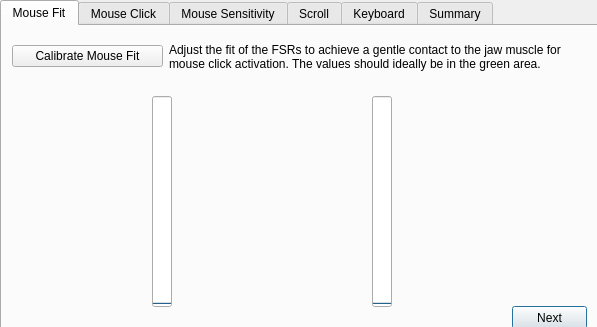
<?xml version="1.0" encoding="UTF-8"?>
<ui version="4.0">
 <class>Dialog</class>
 <widget class="QDialog" name="Dialog">
  <property name="geometry">
   <rect>
    <x>0</x>
    <y>0</y>
    <width>597</width>
    <height>327</height>
   </rect>
  </property>
  <property name="windowTitle">
   <string>EFFENDI Calibrate</string>
  </property>
  <property name="windowIcon">
   <iconset>
    <normaloff>effendi_logo_v3.ico</normaloff>effendi_logo_v3.ico</iconset>
  </property>
  <widget class="QTabWidget" name="tabWidget">
   <property name="geometry">
    <rect>
     <x>0</x>
     <y>0</y>
     <width>601</width>
     <height>331</height>
    </rect>
   </property>
   <property name="currentIndex">
    <number>0</number>
   </property>
   <widget class="QWidget" name="tab">
    <attribute name="title">
     <string>Mouse Fit</string>
    </attribute>
    <widget class="QPushButton" name="pushButton_next_mouse_fit">
     <property name="geometry">
      <rect>
       <x>510</x>
       <y>280</y>
       <width>75</width>
       <height>23</height>
      </rect>
     </property>
     <property name="text">
      <string>Next</string>
     </property>
    </widget>
    <widget class="QProgressBar" name="progressBar_fsr_mouse_left">
     <property name="geometry">
      <rect>
       <x>150</x>
       <y>70</y>
       <width>20</width>
       <height>211</height>
      </rect>
     </property>
     <property name="maximum">
      <number>200</number>
     </property>
     <property name="value">
      <number>0</number>
     </property>
     <property name="textVisible">
      <bool>false</bool>
     </property>
     <property name="orientation">
      <enum>Qt::Vertical</enum>
     </property>
     <property name="invertedAppearance">
      <bool>false</bool>
     </property>
    </widget>
    <widget class="QWidget" name="horizontalLayoutWidget_4">
     <property name="geometry">
      <rect>
       <x>10</x>
       <y>10</y>
       <width>571</width>
       <height>41</height>
      </rect>
     </property>
     <layout class="QHBoxLayout" name="horizontalLayout_4">
      <item>
       <widget class="QPushButton" name="pushButton_calibrate_mouse_fit">
        <property name="maximumSize">
         <size>
          <width>151</width>
          <height>16777215</height>
         </size>
        </property>
        <property name="text">
         <string>Calibrate Mouse Fit</string>
        </property>
       </widget>
      </item>
      <item>
       <widget class="QLabel" name="label_19">
        <property name="text">
         <string>Adjust the fit of the FSRs to achieve a gentle contact to the jaw muscle for mouse click activation. The values should ideally be in the green area.</string>
        </property>
        <property name="wordWrap">
         <bool>true</bool>
        </property>
       </widget>
      </item>
     </layout>
    </widget>
    <widget class="QProgressBar" name="progressBar_fsr_mouse_right">
     <property name="geometry">
      <rect>
       <x>370</x>
       <y>70</y>
       <width>20</width>
       <height>211</height>
      </rect>
     </property>
     <property name="maximum">
      <number>200</number>
     </property>
     <property name="value">
      <number>0</number>
     </property>
     <property name="textVisible">
      <bool>false</bool>
     </property>
     <property name="orientation">
      <enum>Qt::Vertical</enum>
     </property>
     <property name="invertedAppearance">
      <bool>false</bool>
     </property>
    </widget>
    <widget class="QLabel" name="label_20">
     <property name="geometry">
      <rect>
       <x>200</x>
       <y>70</y>
       <width>141</width>
       <height>211</height>
      </rect>
     </property>
     <property name="text">
      <string/>
     </property>
     <property name="pixmap">
      <pixmap>Mouse_Fit.svg</pixmap>
     </property>
     <property name="scaledContents">
      <bool>true</bool>
     </property>
     <property name="wordWrap">
      <bool>false</bool>
     </property>
    </widget>
   </widget>
   <widget class="QWidget" name="mouse_click">
    <attribute name="title">
     <string>Mouse Click</string>
    </attribute>
    <widget class="PlotWidget" name="graphWidget_mouse" native="true">
     <property name="geometry">
      <rect>
       <x>10</x>
       <y>70</y>
       <width>571</width>
       <height>201</height>
      </rect>
     </property>
    </widget>
    <widget class="QPushButton" name="pushButton_next_mouse_click">
     <property name="geometry">
      <rect>
       <x>510</x>
       <y>280</y>
       <width>75</width>
       <height>23</height>
      </rect>
     </property>
     <property name="text">
      <string>Next</string>
     </property>
    </widget>
    <widget class="QWidget" name="horizontalLayoutWidget">
     <property name="geometry">
      <rect>
       <x>10</x>
       <y>10</y>
       <width>581</width>
       <height>41</height>
      </rect>
     </property>
     <layout class="QHBoxLayout" name="horizontalLayout">
      <item>
       <widget class="QPushButton" name="pushButton_calibrate_mouse_press">
        <property name="sizePolicy">
         <sizepolicy hsizetype="Preferred" vsizetype="Fixed">
          <horstretch>0</horstretch>
          <verstretch>0</verstretch>
         </sizepolicy>
        </property>
        <property name="maximumSize">
         <size>
          <width>16777215</width>
          <height>16777215</height>
         </size>
        </property>
        <property name="text">
         <string>Calibrate Mouse Click</string>
        </property>
       </widget>
      </item>
      <item>
       <widget class="QPushButton" name="pushButton_export_mouse">
        <property name="enabled">
         <bool>false</bool>
        </property>
        <property name="sizePolicy">
         <sizepolicy hsizetype="Fixed" vsizetype="Fixed">
          <horstretch>0</horstretch>
          <verstretch>0</verstretch>
         </sizepolicy>
        </property>
        <property name="maximumSize">
         <size>
          <width>23</width>
          <height>23</height>
         </size>
        </property>
        <property name="text">
         <string/>
        </property>
        <property name="icon">
         <iconset>
          <normaloff>Export.png</normaloff>Export.png</iconset>
        </property>
       </widget>
      </item>
      <item>
       <widget class="QLabel" name="label_2">
        <property name="enabled">
         <bool>true</bool>
        </property>
        <property name="sizePolicy">
         <sizepolicy hsizetype="Fixed" vsizetype="Fixed">
          <horstretch>0</horstretch>
          <verstretch>0</verstretch>
         </sizepolicy>
        </property>
        <property name="minimumSize">
         <size>
          <width>422</width>
          <height>0</height>
         </size>
        </property>
        <property name="maximumSize">
         <size>
          <width>16777215</width>
          <height>16777215</height>
         </size>
        </property>
        <property name="baseSize">
         <size>
          <width>0</width>
          <height>0</height>
         </size>
        </property>
        <property name="text">
         <string>A mouse click is triggered by activating the jaw muscle. To calibrate a mouse press, please activate your jaw in a comfortable manner that shall then simulate a mouse click.</string>
        </property>
        <property name="wordWrap">
         <bool>true</bool>
        </property>
       </widget>
      </item>
     </layout>
    </widget>
    <widget class="QLabel" name="label_46">
     <property name="geometry">
      <rect>
       <x>360</x>
       <y>280</y>
       <width>101</width>
       <height>20</height>
      </rect>
     </property>
     <property name="text">
      <string>Standard Deviation: </string>
     </property>
    </widget>
    <widget class="QLabel" name="label_mouse_trigger">
     <property name="geometry">
      <rect>
       <x>210</x>
       <y>280</y>
       <width>41</width>
       <height>20</height>
      </rect>
     </property>
     <property name="text">
      <string/>
     </property>
    </widget>
    <widget class="QLabel" name="label_50">
     <property name="geometry">
      <rect>
       <x>170</x>
       <y>280</y>
       <width>41</width>
       <height>20</height>
      </rect>
     </property>
     <property name="text">
      <string>Trigger:</string>
     </property>
    </widget>
    <widget class="QLabel" name="label_49">
     <property name="geometry">
      <rect>
       <x>260</x>
       <y>280</y>
       <width>41</width>
       <height>20</height>
      </rect>
     </property>
     <property name="text">
      <string>Release:</string>
     </property>
    </widget>
    <widget class="QComboBox" name="comboBox_mouse_calibration_time">
     <property name="geometry">
      <rect>
       <x>110</x>
       <y>280</y>
       <width>41</width>
       <height>22</height>
      </rect>
     </property>
     <item>
      <property name="text">
       <string>10</string>
      </property>
     </item>
     <item>
      <property name="text">
       <string>20</string>
      </property>
     </item>
     <item>
      <property name="text">
       <string>30</string>
      </property>
     </item>
     <item>
      <property name="text">
       <string>60</string>
      </property>
     </item>
    </widget>
    <widget class="QLabel" name="label_45">
     <property name="geometry">
      <rect>
       <x>10</x>
       <y>280</y>
       <width>101</width>
       <height>20</height>
      </rect>
     </property>
     <property name="text">
      <string>Calibration time [s]:</string>
     </property>
    </widget>
    <widget class="QLabel" name="label_mouse_std">
     <property name="geometry">
      <rect>
       <x>460</x>
       <y>280</y>
       <width>41</width>
       <height>20</height>
      </rect>
     </property>
     <property name="text">
      <string/>
     </property>
    </widget>
    <widget class="QLabel" name="label_mouse_release">
     <property name="geometry">
      <rect>
       <x>310</x>
       <y>280</y>
       <width>41</width>
       <height>20</height>
      </rect>
     </property>
     <property name="text">
      <string/>
     </property>
    </widget>
    <widget class="QProgressBar" name="progressBar_mouse_click">
     <property name="geometry">
      <rect>
       <x>10</x>
       <y>50</y>
       <width>571</width>
       <height>10</height>
      </rect>
     </property>
     <property name="value">
      <number>0</number>
     </property>
     <property name="textVisible">
      <bool>false</bool>
     </property>
    </widget>
   </widget>
   <widget class="QWidget" name="mouse_sensitivity">
    <attribute name="title">
     <string>Mouse Sensitivity</string>
    </attribute>
    <widget class="QPushButton" name="pushButton_next_mouse_sensitivity">
     <property name="geometry">
      <rect>
       <x>510</x>
       <y>280</y>
       <width>75</width>
       <height>23</height>
      </rect>
     </property>
     <property name="text">
      <string>Next</string>
     </property>
    </widget>
    <widget class="QLabel" name="label_5">
     <property name="geometry">
      <rect>
       <x>130</x>
       <y>50</y>
       <width>321</width>
       <height>241</height>
      </rect>
     </property>
     <property name="text">
      <string/>
     </property>
     <property name="pixmap">
      <pixmap>Monitor.png</pixmap>
     </property>
     <property name="scaledContents">
      <bool>true</bool>
     </property>
    </widget>
    <widget class="QWidget" name="verticalLayoutWidget">
     <property name="geometry">
      <rect>
       <x>30</x>
       <y>220</y>
       <width>101</width>
       <height>34</height>
      </rect>
     </property>
     <layout class="QVBoxLayout" name="verticalLayout">
      <item>
       <widget class="QLabel" name="label_9">
        <property name="text">
         <string>Min Value:</string>
        </property>
       </widget>
      </item>
      <item>
       <widget class="QLabel" name="label_min_values">
        <property name="text">
         <string>(x_min, y_min)</string>
        </property>
       </widget>
      </item>
     </layout>
    </widget>
    <widget class="QWidget" name="verticalLayoutWidget_2">
     <property name="geometry">
      <rect>
       <x>470</x>
       <y>50</y>
       <width>101</width>
       <height>34</height>
      </rect>
     </property>
     <layout class="QVBoxLayout" name="verticalLayout_2">
      <item>
       <widget class="QLabel" name="label_14">
        <property name="text">
         <string>Max Value:</string>
        </property>
       </widget>
      </item>
      <item>
       <widget class="QLabel" name="label_max_values">
        <property name="text">
         <string>(x_max, y_max)</string>
        </property>
       </widget>
      </item>
     </layout>
    </widget>
    <widget class="QWidget" name="horizontalLayoutWidget_2">
     <property name="geometry">
      <rect>
       <x>10</x>
       <y>10</y>
       <width>571</width>
       <height>41</height>
      </rect>
     </property>
     <layout class="QHBoxLayout" name="horizontalLayout_2">
      <item>
       <widget class="QPushButton" name="pushButton_calibrate_mouse_sensitivity">
        <property name="maximumSize">
         <size>
          <width>151</width>
          <height>16777215</height>
         </size>
        </property>
        <property name="text">
         <string>Calibrate Mouse Sensitivity</string>
        </property>
       </widget>
      </item>
      <item>
       <widget class="QLabel" name="label_15">
        <property name="text">
         <string>Turn your head to the bottom left corner and trigger a mouse click. Then do the same with the upper right corner.</string>
        </property>
        <property name="wordWrap">
         <bool>true</bool>
        </property>
       </widget>
      </item>
     </layout>
    </widget>
   </widget>
   <widget class="QWidget" name="scroll">
    <attribute name="title">
     <string>Scroll</string>
    </attribute>
    <widget class="QWidget" name="horizontalLayoutWidget_7">
     <property name="geometry">
      <rect>
       <x>10</x>
       <y>10</y>
       <width>571</width>
       <height>41</height>
      </rect>
     </property>
     <layout class="QHBoxLayout" name="horizontalLayout_7">
      <item>
       <widget class="QPushButton" name="pushButton_calibrate_scroll">
        <property name="maximumSize">
         <size>
          <width>151</width>
          <height>16777215</height>
         </size>
        </property>
        <property name="text">
         <string>Calibrate Scroll</string>
        </property>
       </widget>
      </item>
      <item>
       <widget class="QLabel" name="label_33">
        <property name="text">
         <string>Roll you head to the left in a comfortable manner and trigger a mouse click. Then roll your head to the right and click again.</string>
        </property>
        <property name="wordWrap">
         <bool>true</bool>
        </property>
       </widget>
      </item>
     </layout>
    </widget>
    <widget class="QLabel" name="label_36">
     <property name="geometry">
      <rect>
       <x>130</x>
       <y>50</y>
       <width>321</width>
       <height>241</height>
      </rect>
     </property>
     <property name="text">
      <string/>
     </property>
     <property name="pixmap">
      <pixmap>Scroll.png</pixmap>
     </property>
     <property name="scaledContents">
      <bool>true</bool>
     </property>
    </widget>
    <widget class="QWidget" name="horizontalLayoutWidget_8">
     <property name="geometry">
      <rect>
       <x>10</x>
       <y>140</y>
       <width>133</width>
       <height>31</height>
      </rect>
     </property>
     <layout class="QHBoxLayout" name="horizontalLayout_8">
      <item>
       <widget class="QLabel" name="label_34">
        <property name="text">
         <string>Roll Left:</string>
        </property>
       </widget>
      </item>
      <item>
       <widget class="QLabel" name="label_scroll_up">
        <property name="text">
         <string>(trigger, release)</string>
        </property>
       </widget>
      </item>
     </layout>
    </widget>
    <widget class="QWidget" name="horizontalLayoutWidget_9">
     <property name="geometry">
      <rect>
       <x>450</x>
       <y>140</y>
       <width>141</width>
       <height>31</height>
      </rect>
     </property>
     <layout class="QHBoxLayout" name="horizontalLayout_9">
      <item>
       <widget class="QLabel" name="label_35">
        <property name="text">
         <string>Roll Right:</string>
        </property>
       </widget>
      </item>
      <item>
       <widget class="QLabel" name="label_scroll_down">
        <property name="text">
         <string>(trigger, release)</string>
        </property>
       </widget>
      </item>
     </layout>
    </widget>
    <widget class="QPushButton" name="pushButton_next_scroll">
     <property name="geometry">
      <rect>
       <x>510</x>
       <y>280</y>
       <width>75</width>
       <height>23</height>
      </rect>
     </property>
     <property name="text">
      <string>Next</string>
     </property>
    </widget>
   </widget>
   <widget class="QWidget" name="keyboard">
    <attribute name="title">
     <string>Keyboard</string>
    </attribute>
    <widget class="PlotWidget" name="graphWidget_keyboard" native="true">
     <property name="geometry">
      <rect>
       <x>10</x>
       <y>70</y>
       <width>571</width>
       <height>201</height>
      </rect>
     </property>
    </widget>
    <widget class="QPushButton" name="pushButton_next_keyboard">
     <property name="geometry">
      <rect>
       <x>510</x>
       <y>280</y>
       <width>75</width>
       <height>23</height>
      </rect>
     </property>
     <property name="text">
      <string>Next</string>
     </property>
    </widget>
    <widget class="QWidget" name="horizontalLayoutWidget_3">
     <property name="geometry">
      <rect>
       <x>10</x>
       <y>10</y>
       <width>571</width>
       <height>41</height>
      </rect>
     </property>
     <layout class="QHBoxLayout" name="horizontalLayout_3">
      <item>
       <widget class="QPushButton" name="pushButton_calibrate_keyboard">
        <property name="maximumSize">
         <size>
          <width>151</width>
          <height>16777215</height>
         </size>
        </property>
        <property name="text">
         <string>Calibrate Keyboard</string>
        </property>
       </widget>
      </item>
      <item>
       <widget class="QPushButton" name="pushButton_export_keyboard">
        <property name="enabled">
         <bool>false</bool>
        </property>
        <property name="sizePolicy">
         <sizepolicy hsizetype="Fixed" vsizetype="Fixed">
          <horstretch>0</horstretch>
          <verstretch>0</verstretch>
         </sizepolicy>
        </property>
        <property name="maximumSize">
         <size>
          <width>23</width>
          <height>23</height>
         </size>
        </property>
        <property name="text">
         <string/>
        </property>
        <property name="icon">
         <iconset>
          <normaloff>Export.png</normaloff>Export.png</iconset>
        </property>
       </widget>
      </item>
      <item>
       <widget class="QLabel" name="label_16">
        <property name="sizePolicy">
         <sizepolicy hsizetype="Fixed" vsizetype="Preferred">
          <horstretch>0</horstretch>
          <verstretch>0</verstretch>
         </sizepolicy>
        </property>
        <property name="minimumSize">
         <size>
          <width>412</width>
          <height>0</height>
         </size>
        </property>
        <property name="text">
         <string>To calibrate the keyboard, randomly press buttons in a comfortable manner that shall then trigger the keyboard buttons.</string>
        </property>
        <property name="wordWrap">
         <bool>true</bool>
        </property>
       </widget>
      </item>
     </layout>
    </widget>
    <widget class="QLabel" name="label_keyboard_std">
     <property name="geometry">
      <rect>
       <x>460</x>
       <y>280</y>
       <width>41</width>
       <height>20</height>
      </rect>
     </property>
     <property name="text">
      <string/>
     </property>
    </widget>
    <widget class="QComboBox" name="comboBox_keyboard_calibration_time">
     <property name="geometry">
      <rect>
       <x>110</x>
       <y>280</y>
       <width>41</width>
       <height>22</height>
      </rect>
     </property>
     <item>
      <property name="text">
       <string>10</string>
      </property>
     </item>
     <item>
      <property name="text">
       <string>20</string>
      </property>
     </item>
     <item>
      <property name="text">
       <string>30</string>
      </property>
     </item>
     <item>
      <property name="text">
       <string>60</string>
      </property>
     </item>
    </widget>
    <widget class="QLabel" name="label_43">
     <property name="geometry">
      <rect>
       <x>10</x>
       <y>280</y>
       <width>101</width>
       <height>20</height>
      </rect>
     </property>
     <property name="text">
      <string>Calibration time [s]:</string>
     </property>
    </widget>
    <widget class="QLabel" name="label_44">
     <property name="geometry">
      <rect>
       <x>360</x>
       <y>280</y>
       <width>101</width>
       <height>20</height>
      </rect>
     </property>
     <property name="text">
      <string>Standard Deviation: </string>
     </property>
    </widget>
    <widget class="QLabel" name="label_47">
     <property name="geometry">
      <rect>
       <x>170</x>
       <y>280</y>
       <width>41</width>
       <height>20</height>
      </rect>
     </property>
     <property name="text">
      <string>Trigger:</string>
     </property>
    </widget>
    <widget class="QLabel" name="label_48">
     <property name="geometry">
      <rect>
       <x>260</x>
       <y>280</y>
       <width>41</width>
       <height>20</height>
      </rect>
     </property>
     <property name="text">
      <string>Release:</string>
     </property>
    </widget>
    <widget class="QLabel" name="label_keyboard_trigger">
     <property name="geometry">
      <rect>
       <x>210</x>
       <y>280</y>
       <width>41</width>
       <height>20</height>
      </rect>
     </property>
     <property name="text">
      <string/>
     </property>
    </widget>
    <widget class="QLabel" name="label_keyboard_release">
     <property name="geometry">
      <rect>
       <x>310</x>
       <y>280</y>
       <width>41</width>
       <height>20</height>
      </rect>
     </property>
     <property name="text">
      <string/>
     </property>
    </widget>
    <widget class="QProgressBar" name="progressBar_keyboard">
     <property name="geometry">
      <rect>
       <x>10</x>
       <y>50</y>
       <width>571</width>
       <height>10</height>
      </rect>
     </property>
     <property name="value">
      <number>0</number>
     </property>
     <property name="textVisible">
      <bool>false</bool>
     </property>
    </widget>
   </widget>
   <widget class="QWidget" name="summary">
    <attribute name="title">
     <string>Summary</string>
    </attribute>
    <widget class="QPushButton" name="pushButton_save_parameter">
     <property name="geometry">
      <rect>
       <x>480</x>
       <y>280</y>
       <width>111</width>
       <height>23</height>
      </rect>
     </property>
     <property name="text">
      <string>Save Parameter</string>
     </property>
    </widget>
    <widget class="QGroupBox" name="groupBox">
     <property name="geometry">
      <rect>
       <x>30</x>
       <y>10</y>
       <width>221</width>
       <height>131</height>
      </rect>
     </property>
     <property name="title">
      <string>Mouse Sensitivity</string>
     </property>
     <widget class="QWidget" name="gridLayoutWidget_2">
      <property name="geometry">
       <rect>
        <x>10</x>
        <y>20</y>
        <width>201</width>
        <height>101</height>
       </rect>
      </property>
      <layout class="QGridLayout" name="gridLayout_2">
       <item row="2" column="0">
        <widget class="QLabel" name="label_11">
         <property name="text">
          <string>Left Boundary</string>
         </property>
        </widget>
       </item>
       <item row="2" column="1">
        <widget class="QDoubleSpinBox" name="spinbox_left_boundary">
         <property name="locale">
          <locale language="English" country="UnitedStates"/>
         </property>
         <property name="minimum">
          <double>-1000.000000000000000</double>
         </property>
         <property name="maximum">
          <double>1000.000000000000000</double>
         </property>
         <property name="singleStep">
          <double>1.000000000000000</double>
         </property>
         <property name="value">
          <double>1.000000000000000</double>
         </property>
        </widget>
       </item>
       <item row="4" column="1">
        <widget class="QDoubleSpinBox" name="spinbox_right_boundary">
         <property name="locale">
          <locale language="English" country="UnitedStates"/>
         </property>
         <property name="minimum">
          <double>-1000.000000000000000</double>
         </property>
         <property name="maximum">
          <double>1000.000000000000000</double>
         </property>
         <property name="singleStep">
          <double>1.000000000000000</double>
         </property>
         <property name="value">
          <double>12.000000000000000</double>
         </property>
        </widget>
       </item>
       <item row="4" column="0">
        <widget class="QLabel" name="label_6">
         <property name="text">
          <string>Right Boundary</string>
         </property>
        </widget>
       </item>
       <item row="5" column="1">
        <widget class="QDoubleSpinBox" name="spinbox_upper_boundary">
         <property name="locale">
          <locale language="English" country="UnitedStates"/>
         </property>
         <property name="minimum">
          <double>-1000.000000000000000</double>
         </property>
         <property name="maximum">
          <double>1000.000000000000000</double>
         </property>
         <property name="singleStep">
          <double>1.000000000000000</double>
         </property>
         <property name="value">
          <double>12.000000000000000</double>
         </property>
        </widget>
       </item>
       <item row="5" column="0">
        <widget class="QLabel" name="label_10">
         <property name="text">
          <string>Upper Boundary</string>
         </property>
        </widget>
       </item>
       <item row="3" column="1">
        <widget class="QDoubleSpinBox" name="spinbox_lower_boundary">
         <property name="locale">
          <locale language="English" country="UnitedStates"/>
         </property>
         <property name="minimum">
          <double>-1000.000000000000000</double>
         </property>
         <property name="maximum">
          <double>1000.000000000000000</double>
         </property>
         <property name="singleStep">
          <double>1.000000000000000</double>
         </property>
         <property name="value">
          <double>1.000000000000000</double>
         </property>
        </widget>
       </item>
       <item row="3" column="0">
        <widget class="QLabel" name="label_7">
         <property name="text">
          <string>Lower Boundary</string>
         </property>
        </widget>
       </item>
      </layout>
     </widget>
    </widget>
    <widget class="QGroupBox" name="groupBox_2">
     <property name="geometry">
      <rect>
       <x>30</x>
       <y>150</y>
       <width>221</width>
       <height>131</height>
      </rect>
     </property>
     <property name="title">
      <string>Keyboard</string>
     </property>
     <widget class="QWidget" name="gridLayoutWidget">
      <property name="geometry">
       <rect>
        <x>10</x>
        <y>20</y>
        <width>201</width>
        <height>101</height>
       </rect>
      </property>
      <layout class="QGridLayout" name="gridLayout">
       <item row="1" column="1">
        <widget class="QSpinBox" name="spinbox_release_threshold">
         <property name="maximum">
          <number>10000</number>
         </property>
         <property name="singleStep">
          <number>10</number>
         </property>
         <property name="value">
          <number>400</number>
         </property>
        </widget>
       </item>
       <item row="3" column="1">
        <widget class="QDoubleSpinBox" name="spinbox_retrigger_duration">
         <property name="locale">
          <locale language="English" country="UnitedStates"/>
         </property>
         <property name="singleStep">
          <double>0.100000000000000</double>
         </property>
         <property name="value">
          <double>1.000000000000000</double>
         </property>
        </widget>
       </item>
       <item row="0" column="1">
        <widget class="QSpinBox" name="spinbox_trigger_threshold">
         <property name="maximum">
          <number>10000</number>
         </property>
         <property name="singleStep">
          <number>10</number>
         </property>
         <property name="value">
          <number>650</number>
         </property>
        </widget>
       </item>
       <item row="1" column="0">
        <widget class="QLabel" name="label_3">
         <property name="text">
          <string>Release Threshold</string>
         </property>
        </widget>
       </item>
       <item row="3" column="0">
        <widget class="QLabel" name="label_4">
         <property name="text">
          <string>Retrigger Duration [s]</string>
         </property>
        </widget>
       </item>
       <item row="2" column="0">
        <widget class="QLabel" name="label">
         <property name="text">
          <string>Long Press Duration [s]</string>
         </property>
        </widget>
       </item>
       <item row="2" column="1">
        <widget class="QDoubleSpinBox" name="spinbox_long_press_duration">
         <property name="locale">
          <locale language="English" country="UnitedStates"/>
         </property>
         <property name="singleStep">
          <double>0.100000000000000</double>
         </property>
         <property name="value">
          <double>1.000000000000000</double>
         </property>
        </widget>
       </item>
       <item row="0" column="0">
        <widget class="QLabel" name="label_8">
         <property name="text">
          <string>Trigger Threshold</string>
         </property>
        </widget>
       </item>
      </layout>
     </widget>
    </widget>
    <widget class="QPushButton" name="pushButton_close">
     <property name="geometry">
      <rect>
       <x>270</x>
       <y>280</y>
       <width>91</width>
       <height>23</height>
      </rect>
     </property>
     <property name="text">
      <string>Close</string>
     </property>
    </widget>
    <widget class="QGroupBox" name="groupBox_3">
     <property name="geometry">
      <rect>
       <x>320</x>
       <y>110</y>
       <width>221</width>
       <height>151</height>
      </rect>
     </property>
     <property name="title">
      <string>Scroll</string>
     </property>
     <widget class="QWidget" name="gridLayoutWidget_4">
      <property name="geometry">
       <rect>
        <x>10</x>
        <y>20</y>
        <width>201</width>
        <height>126</height>
       </rect>
      </property>
      <layout class="QGridLayout" name="gridLayout_4">
       <item row="3" column="0">
        <widget class="QLabel" name="label_28">
         <property name="text">
          <string>Down Release</string>
         </property>
        </widget>
       </item>
       <item row="2" column="0">
        <widget class="QLabel" name="label_27">
         <property name="text">
          <string>Down Trigger</string>
         </property>
        </widget>
       </item>
       <item row="0" column="0">
        <widget class="QLabel" name="label_18">
         <property name="text">
          <string>Up Trigger</string>
         </property>
        </widget>
       </item>
       <item row="2" column="1">
        <widget class="QDoubleSpinBox" name="spinbox_scroll_down_trigger">
         <property name="locale">
          <locale language="English" country="UnitedStates"/>
         </property>
         <property name="minimum">
          <double>-1000.000000000000000</double>
         </property>
         <property name="maximum">
          <double>1000.000000000000000</double>
         </property>
         <property name="singleStep">
          <double>1.000000000000000</double>
         </property>
         <property name="value">
          <double>20.000000000000000</double>
         </property>
        </widget>
       </item>
       <item row="3" column="1">
        <widget class="QDoubleSpinBox" name="spinbox_scroll_down_release">
         <property name="locale">
          <locale language="English" country="UnitedStates"/>
         </property>
         <property name="minimum">
          <double>-1000.000000000000000</double>
         </property>
         <property name="maximum">
          <double>1000.000000000000000</double>
         </property>
         <property name="singleStep">
          <double>1.000000000000000</double>
         </property>
         <property name="value">
          <double>16.000000000000000</double>
         </property>
        </widget>
       </item>
       <item row="1" column="1">
        <widget class="QDoubleSpinBox" name="spinbox_scroll_up_release">
         <property name="locale">
          <locale language="English" country="UnitedStates"/>
         </property>
         <property name="minimum">
          <double>-1000.000000000000000</double>
         </property>
         <property name="maximum">
          <double>1000.000000000000000</double>
         </property>
         <property name="singleStep">
          <double>1.000000000000000</double>
         </property>
         <property name="value">
          <double>-16.000000000000000</double>
         </property>
        </widget>
       </item>
       <item row="1" column="0">
        <widget class="QLabel" name="label_17">
         <property name="text">
          <string>Up Release</string>
         </property>
        </widget>
       </item>
       <item row="0" column="1">
        <widget class="QDoubleSpinBox" name="spinbox_scroll_up_trigger">
         <property name="locale">
          <locale language="English" country="UnitedStates"/>
         </property>
         <property name="minimum">
          <double>-1000.000000000000000</double>
         </property>
         <property name="maximum">
          <double>1000.000000000000000</double>
         </property>
         <property name="singleStep">
          <double>1.000000000000000</double>
         </property>
         <property name="value">
          <double>-20.000000000000000</double>
         </property>
        </widget>
       </item>
       <item row="4" column="0">
        <widget class="QLabel" name="label_29">
         <property name="text">
          <string>Scroll Speed</string>
         </property>
        </widget>
       </item>
       <item row="4" column="1">
        <widget class="QSpinBox" name="spinbox_scroll_speed">
         <property name="minimum">
          <number>1</number>
         </property>
         <property name="maximum">
          <number>100</number>
         </property>
         <property name="singleStep">
          <number>1</number>
         </property>
         <property name="value">
          <number>10</number>
         </property>
        </widget>
       </item>
      </layout>
     </widget>
    </widget>
    <widget class="QGroupBox" name="groupBox_4">
     <property name="geometry">
      <rect>
       <x>320</x>
       <y>10</y>
       <width>221</width>
       <height>80</height>
      </rect>
     </property>
     <property name="title">
      <string>Mouse Click</string>
     </property>
     <widget class="QWidget" name="gridLayoutWidget_5">
      <property name="geometry">
       <rect>
        <x>10</x>
        <y>20</y>
        <width>201</width>
        <height>51</height>
       </rect>
      </property>
      <layout class="QGridLayout" name="gridLayout_5">
       <item row="0" column="0">
        <widget class="QLabel" name="label_13">
         <property name="text">
          <string>Trigger Threshold</string>
         </property>
        </widget>
       </item>
       <item row="1" column="0">
        <widget class="QLabel" name="label_12">
         <property name="text">
          <string>Release Threshold</string>
         </property>
        </widget>
       </item>
       <item row="0" column="1">
        <widget class="QSpinBox" name="spinbox_mouse_trigger_threshold">
         <property name="maximum">
          <number>10000</number>
         </property>
         <property name="singleStep">
          <number>1</number>
         </property>
         <property name="value">
          <number>80</number>
         </property>
        </widget>
       </item>
       <item row="1" column="1">
        <widget class="QSpinBox" name="spinbox_mouse_release_threshold">
         <property name="maximum">
          <number>10000</number>
         </property>
         <property name="singleStep">
          <number>1</number>
         </property>
         <property name="value">
          <number>30</number>
         </property>
        </widget>
       </item>
      </layout>
     </widget>
    </widget>
    <widget class="QPushButton" name="pushButton_load_parameter">
     <property name="geometry">
      <rect>
       <x>370</x>
       <y>280</y>
       <width>101</width>
       <height>23</height>
      </rect>
     </property>
     <property name="text">
      <string>Load Parameter</string>
     </property>
    </widget>
   </widget>
  </widget>
 </widget>
 <customwidgets>
  <customwidget>
   <class>PlotWidget</class>
   <extends>QWidget</extends>
   <header location="global">pyqtgraph</header>
   <container>1</container>
  </customwidget>
 </customwidgets>
 <resources/>
 <connections/>
</ui>
